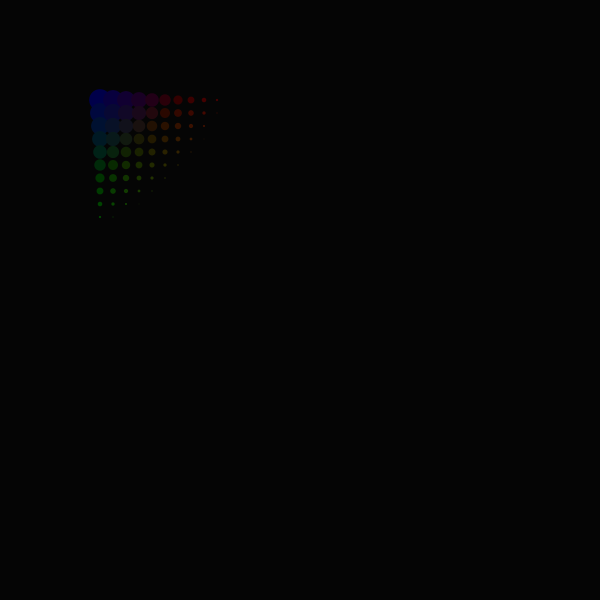
Frame 1 (no input)
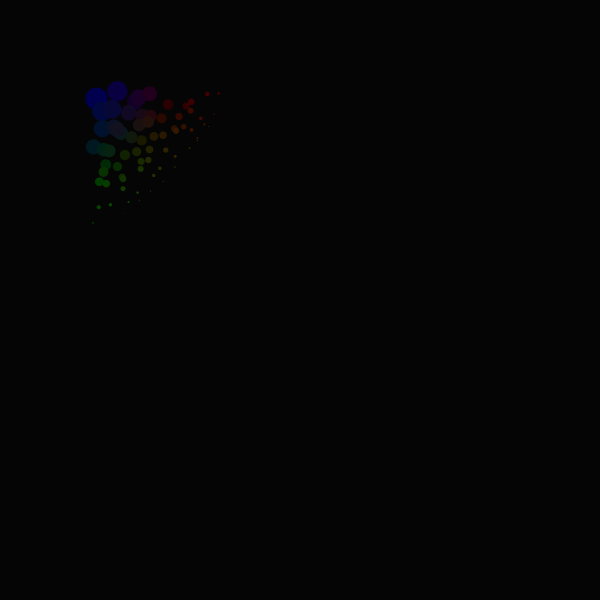
Frame 60 (the mouse pressed at the canvas centre just before this capture)
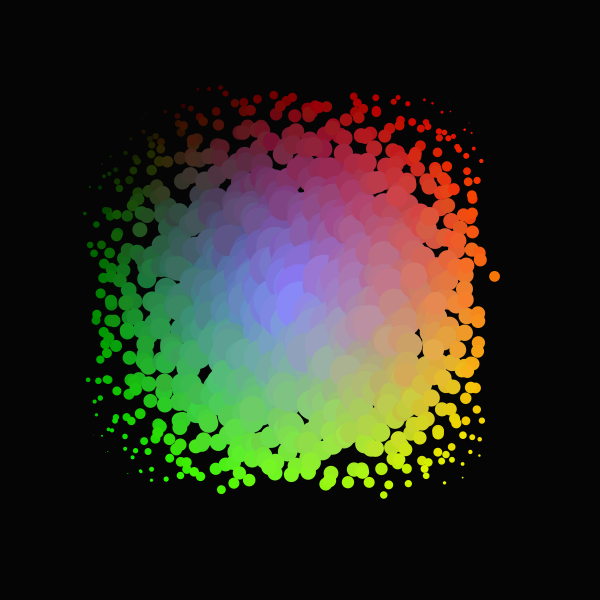
Frame 120 (the mouse held since frame 60 and released just before this capture)

The Processing sketch that drew these frames (run headless with seeded random() and noise(); from frame 60 on, the mouse is pressed at the canvas centre):

// Processing sketch: array_2d_5
// ── array_2d_5.pde
int COLS_NUM = 30;
int ROWS_NUM = 30;

float[][] posx = new float[COLS_NUM][ROWS_NUM];
float[][] posy = new float[COLS_NUM][ROWS_NUM];

void setup() {
  size(600, 600);

  float xStepAmount = (width - 200)/(posx.length - 1);
  float yStepAmount = (height - 200)/(posx[0].length - 1);

  for (int i = 0; i < posx.length; i++) {
    for (int j = 0; j < posx[0].length; j++) {
      posx[i][j] = 100 + i * xStepAmount;
      posy[i][j] = 100 + j * yStepAmount;
    }
  }

  noCursor();
  noStroke();
}

void draw() {
  background(5);

  for (int i = 0; i < posx.length; i++) {
    for (int j = 0; j < posx[0].length; j++) {
      float r = map(i,0,posx.length,0,255);
      float g = map(j,0,posx[0].length,0,255);
      float b = map(dist(mouseX,mouseY,posx[i][j],posy[i][j]),0,200,255,0);
      fill(r,g,b);
      float s = max(map(dist(mouseX,mouseY,posx[i][j],posy[i][j]),0,200,50,10),0);
      ellipse(posx[i][j], posy[i][j], s, s);
      posx[i][j] += random(-1,1);
      posy[i][j] += random(-1,1);
    }
  }
}
